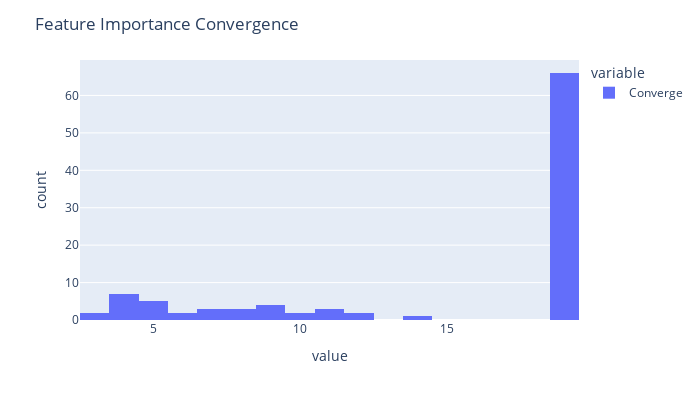

The cell this chart's notebook holds for it:
### Code cell
fig = px.histogram(df_converge, nbins = 20)

fig.update_layout(
    autosize=False,
    width=700,
    height=400,
    title_text=f"Feature Importance Convergence"
)

fig.show()

### Figure 1 — Plotly figure (JSON) as saved in the notebook; plotly's stock layout.template omitted (floating-point values rounded to 4 significant figures)
{"data": [{"alignmentgroup": "True", "bingroup": "x", "hovertemplate": "variable=Converge<br>value=%{x}<br>count=%{y}<extra></extra>", "legendgroup": "Converge", "marker": {"color": "#636efa", "pattern": {"shape": ""}}, "name": "Converge", "nbinsx": 20, "offsetgroup": "Converge", "orientation": "v", "showlegend": true, "type": "histogram", "x": [19, 19, 19, 19, 12, 4, 19, 10, 8, 19, 19, 19, 19, 19, 19, 14, 4, 19, 19, 19, 9, 19, 19, 19, 19, 3, 12, 19, 9, 19, 19, 5, 19, 19, 4, 19, 19, 19, 7, 11, 10, 19, 19, 8, 19, 9, 19, 19, 4, 19, 19, 19, 7, 11, 19, 19, 19, 19, 19, 19, 19, 5, 9, 19, 19, 4, 19, 5, 19, 19, 19, 6, 19, 5, 19, 19, 19, 19, 19, 8, 11, 19, 19, 19, 19, 4, 6, 19, 19, 19, 4, 7, 19, 19, 5, 3, 19, 19, 19, 19], "xaxis": "x", "yaxis": "y"}], "layout": {"autosize": false, "barmode": "relative", "height": 400, "legend": {"title": {"text": "variable"}, "tracegroupgap": 0}, "margin": {"t": 60}, "title": {"text": "Feature Importance Convergence"}, "width": 700, "xaxis": {"anchor": "y", "autorange": true, "domain": [0, 1], "range": [2.5, 19.5], "title": {"text": "value"}, "type": "linear"}, "yaxis": {"anchor": "x", "autorange": true, "domain": [0, 1], "range": [0, 69.47], "title": {"text": "count"}}}}
